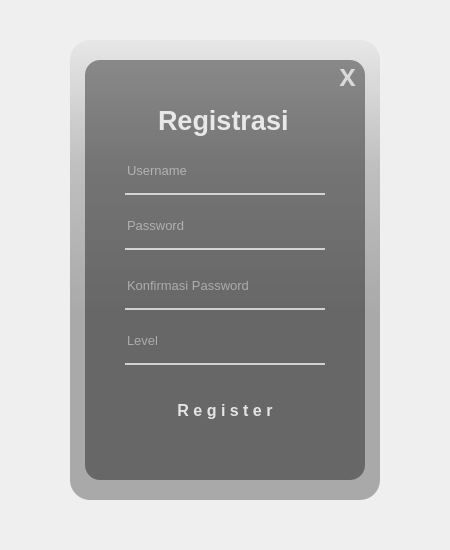
<?xml version="1.0" encoding="UTF-8"?>
<ui version="4.0">
 <class>Form</class>
 <widget class="QWidget" name="Form">
  <property name="geometry">
   <rect>
    <x>0</x>
    <y>0</y>
    <width>450</width>
    <height>550</height>
   </rect>
  </property>
  <property name="windowTitle">
   <string>Form</string>
  </property>
  <widget class="QWidget" name="widget" native="true">
   <property name="geometry">
    <rect>
     <x>30</x>
     <y>20</y>
     <width>390</width>
     <height>500</height>
    </rect>
   </property>
   <widget class="QLabel" name="label">
    <property name="geometry">
     <rect>
      <x>40</x>
      <y>20</y>
      <width>310</width>
      <height>460</height>
     </rect>
    </property>
    <property name="styleSheet">
     <string notr="true">border-image: url(:/images/drops-5451924_1280.jpg);
border-radius:20px;</string>
    </property>
    <property name="text">
     <string/>
    </property>
   </widget>
   <widget class="QLabel" name="label_2">
    <property name="geometry">
     <rect>
      <x>40</x>
      <y>20</y>
      <width>310</width>
      <height>460</height>
     </rect>
    </property>
    <property name="styleSheet">
     <string notr="true">background-color:qlineargradient(spread:pad, x1:0, y1:0, x2:0, y2:0.715909, stop:0 rgba(0, 0, 0, 9), stop:0.375 rgba(0, 0, 0, 50),stop:0.835227 rgba(0,0,0,75));
border-radius:20px;</string>
    </property>
    <property name="text">
     <string/>
    </property>
   </widget>
   <widget class="QLabel" name="label_3">
    <property name="geometry">
     <rect>
      <x>55</x>
      <y>40</y>
      <width>280</width>
      <height>420</height>
     </rect>
    </property>
    <property name="styleSheet">
     <string notr="true">background-color:rgba(0,0,0,100);
border-radius:15px;</string>
    </property>
    <property name="text">
     <string/>
    </property>
   </widget>
   <widget class="QLabel" name="label_4">
    <property name="geometry">
     <rect>
      <x>128</x>
      <y>80</y>
      <width>135</width>
      <height>40</height>
     </rect>
    </property>
    <property name="font">
     <font>
      <pointsize>20</pointsize>
      <weight>75</weight>
      <bold>true</bold>
     </font>
    </property>
    <property name="styleSheet">
     <string notr="true">color: rgba(255,255,255,210);</string>
    </property>
    <property name="text">
     <string>Registrasi</string>
    </property>
   </widget>
   <widget class="QLineEdit" name="lineEdit">
    <property name="geometry">
     <rect>
      <x>95</x>
      <y>135</y>
      <width>200</width>
      <height>40</height>
     </rect>
    </property>
    <property name="font">
     <font>
      <pointsize>10</pointsize>
     </font>
    </property>
    <property name="styleSheet">
     <string notr="true">background-color: rgba(0, 0, 0, 0); 
border: none;
border-bottom: 2px solid rgba(255, 255, 255, 0.7);
color: rgba(255, 255, 255, 0.9); 
padding-bottom: 7px;</string>
    </property>
    <property name="text">
     <string/>
    </property>
    <property name="placeholderText">
     <string>Username</string>
    </property>
   </widget>
   <widget class="QLineEdit" name="lineEdit_2">
    <property name="geometry">
     <rect>
      <x>95</x>
      <y>190</y>
      <width>200</width>
      <height>40</height>
     </rect>
    </property>
    <property name="font">
     <font>
      <pointsize>10</pointsize>
     </font>
    </property>
    <property name="styleSheet">
     <string notr="true">background-color: rgba(0, 0, 0, 0); 
border: none;
border-bottom: 2px solid rgba(255, 255, 255, 0.7);
color: rgba(255, 255, 255, 0.9); 
padding-bottom: 7px;</string>
    </property>
    <property name="text">
     <string/>
    </property>
    <property name="echoMode">
     <enum>QLineEdit::Password</enum>
    </property>
    <property name="placeholderText">
     <string>Password</string>
    </property>
   </widget>
   <widget class="QPushButton" name="pushButton">
    <property name="geometry">
     <rect>
      <x>95</x>
      <y>370</y>
      <width>200</width>
      <height>40</height>
     </rect>
    </property>
    <property name="font">
     <font>
      <pointsize>12</pointsize>
      <weight>75</weight>
      <bold>true</bold>
     </font>
    </property>
    <property name="styleSheet">
     <string notr="true">QPushButton#pushButton {
    background-color: qlineargradient(spread:pad, x1:0, y1:0.505682, x2:1, y2:0.477, 
        stop:0 rgba(78, 47, 20, 219), stop:1 rgba(100, 60, 30, 226)); /* Cokelat gelap */
    color: rgba(255, 255, 255, 210); /* Warna teks putih */
    border-radius: 5px; /* Sudut melengkung */
}

QPushButton#pushButton:hover {
    background-color: qlineargradient(spread:pad, x1:0, y1:0.505682, x2:1, y2:0.477, 
        stop:0 rgba(100, 60, 30, 219), stop:1 rgba(120, 70, 40, 226)); /* Cokelat sedikit lebih terang */
}

QPushButton#pushButton:pressed {
    padding-left: 5px;
    padding-top: 5px;
    background-color: rgba(60, 40, 20, 200); /* Cokelat sangat gelap (hampir hitam) */
}
</string>
    </property>
    <property name="text">
     <string>R e g i s t e r</string>
    </property>
   </widget>
   <widget class="QLineEdit" name="lineEdit_3">
    <property name="geometry">
     <rect>
      <x>95</x>
      <y>250</y>
      <width>200</width>
      <height>40</height>
     </rect>
    </property>
    <property name="font">
     <font>
      <pointsize>10</pointsize>
     </font>
    </property>
    <property name="styleSheet">
     <string notr="true">background-color: rgba(0, 0, 0, 0); 
border: none;
border-bottom: 2px solid rgba(255, 255, 255, 0.7);
color: rgba(255, 255, 255, 0.9); 
padding-bottom: 7px;</string>
    </property>
    <property name="text">
     <string/>
    </property>
    <property name="echoMode">
     <enum>QLineEdit::Password</enum>
    </property>
    <property name="placeholderText">
     <string>Konfirmasi Password</string>
    </property>
   </widget>
   <widget class="QLineEdit" name="lineEdit_4">
    <property name="geometry">
     <rect>
      <x>95</x>
      <y>305</y>
      <width>200</width>
      <height>40</height>
     </rect>
    </property>
    <property name="font">
     <font>
      <pointsize>10</pointsize>
     </font>
    </property>
    <property name="styleSheet">
     <string notr="true">background-color: rgba(0, 0, 0, 0); 
border: none;
border-bottom: 2px solid rgba(255, 255, 255, 0.7);
color: rgba(255, 255, 255, 0.9); 
padding-bottom: 7px;</string>
    </property>
    <property name="text">
     <string/>
    </property>
    <property name="echoMode">
     <enum>QLineEdit::Normal</enum>
    </property>
    <property name="placeholderText">
     <string>Level</string>
    </property>
   </widget>
   <widget class="QPushButton" name="pushButton_2">
    <property name="geometry">
     <rect>
      <x>300</x>
      <y>45</y>
      <width>35</width>
      <height>23</height>
     </rect>
    </property>
    <property name="font">
     <font>
      <family>Arial Black</family>
      <pointsize>18</pointsize>
      <weight>75</weight>
      <bold>true</bold>
     </font>
    </property>
    <property name="styleSheet">
     <string notr="true">QPushButton#pushButton {
    background-color: qlineargradient(spread:pad, x1:0, y1:0.505682, x2:1, y2:0.477, 
        stop:0 rgba(78, 47, 20, 219), stop:1 rgba(100, 60, 30, 226)); /* Cokelat gelap */
    color: rgba(255, 255, 255, 210); /* Warna teks putih */
    border-radius: 5px; /* Sudut melengkung */
}

QPushButton#pushButton:hover {
    background-color: qlineargradient(spread:pad, x1:0, y1:0.505682, x2:1, y2:0.477, 
        stop:0 rgba(100, 60, 30, 219), stop:1 rgba(120, 70, 40, 226)); /* Cokelat sedikit lebih terang */
}

QPushButton#pushButton:pressed {
    padding-left: 5px;
    padding-top: 5px;
    background-color: rgba(60, 40, 20, 200); /* Cokelat sangat gelap (hampir hitam) */
}

QPushButton#pushButton_2 {
    background-color: transparent; /* Transparan sepenuhnya */
    color: rgba(255, 255, 255, 0.7); /* Teks putih keabu-abuan */
    border: none; /* Tidak ada garis tepi */
    transition: color 0.3s ease, text-shadow 0.3s ease; /* Animasi halus */
}

QPushButton#pushButton_2:hover {
    color: rgba(255, 255, 255, 1); /* Teks menjadi putih solid saat hover */
    text-shadow: 0 0 5px rgba(255, 255, 255, 0.8); /* Efek bayangan cahaya pada teks */
}

</string>
    </property>
    <property name="text">
     <string>X</string>
    </property>
   </widget>
  </widget>
 </widget>
 <resources>
  <include location="../res.qrc"/>
 </resources>
 <connections/>
</ui>
